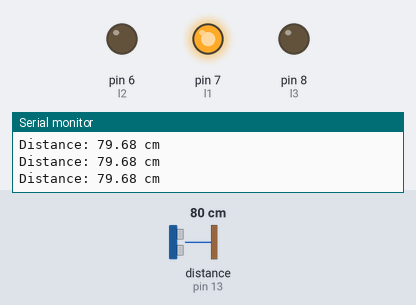
Simulated run of this sketch. Board: Arduino Uno, built with avr-gcc and run on an emulated ATmega328P. Parts: output pins drawn as LEDs (lit = HIGH), the last lines printed to the serial monitor. Wiring (inferred from the names in the program): ultrasonic range finder: trigger pin 12; echo pin 13. The test bench sets the inputs (shaded band); at power-on: distance to the obstacle (sensor on pin 13) 80 cm. The echo pulse lasts 58.3 µs per cm; pins used as bus, display or sensor lines are not drawn.

Above: at 1.3 s.
1.4 s: distance to the obstacle (sensor on pin 13) set to 46 cm
2.9 s: distance to the obstacle (sensor on pin 13) set to 37 cm
At 3.8 s:
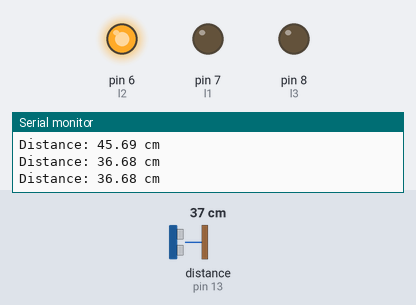
4.5 s: distance to the obstacle (sensor on pin 13) set to 22 cm
6.0 s: distance to the obstacle (sensor on pin 13) set to 18 cm
At 6.7 s:
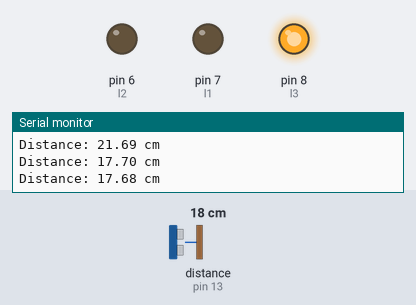
7.5 s: distance to the obstacle (sensor on pin 13) set to 120 cm
At 8.2 s:
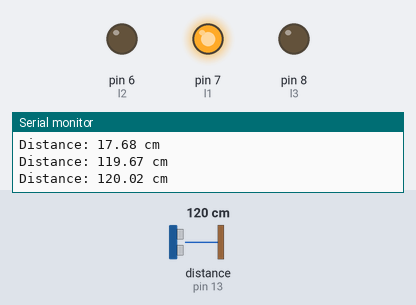
9.0 s: distance to the obstacle (sensor on pin 13) set to 35 cm
At 10.1 s:
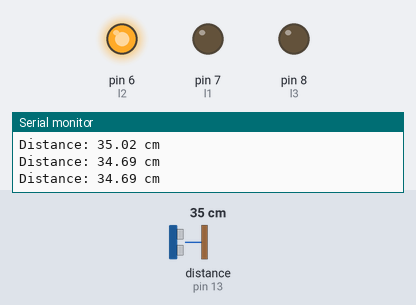
Timing chart, 0 to 11.5 s (numbered marks = the images above; inputs shaded):
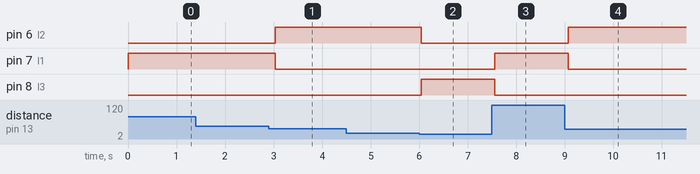

Measured:
- the behaviour switches between 41 and 40 cm on distance to the obstacle (sensor on pin 13) (found by bisection; images 0 and 1)
- the behaviour switches between 21 and 20 cm on distance to the obstacle (sensor on pin 13) (found by bisection; images 1 and 2)
- after the input at 2.9 s, pin 6 (l2): LOW → HIGH after 0.13 s; pin 7 (l1): HIGH → LOW after 0.13 s
- after the input at 6.0 s, pin 6 (l2): HIGH → LOW after 0.05 s; pin 8 (l3): LOW → HIGH after 0.05 s
- after the input at 7.5 s, pin 7 (l1): LOW → HIGH after 0.06 s; pin 8 (l3): HIGH → LOW after 0.06 s
- after the input at 9.0 s, pin 6 (l2): LOW → HIGH after 0.08 s; pin 7 (l1): HIGH → LOW after 0.08 s

The sketch:

UV_Sensor_Based_LED_Blinking.ino
```cpp
const int trig = 12;     // Trig pin connected to digital pin 12
const int echo = 13;     // Echo pin connected to digital pin 13

const int l1 = 7;        // LED 1
const int l2 = 6;        // LED 2
const int l3 = 8;        // LED 3

long duration;
float distance;

void setup() {
  pinMode(trig, OUTPUT);
  pinMode(echo, INPUT);

  pinMode(l1, OUTPUT);
  pinMode(l2, OUTPUT);
  pinMode(l3, OUTPUT);

  Serial.begin(9600);
}

void loop() {
  // Trigger the ultrasonic pulse
  digitalWrite(trig, LOW);
  delayMicroseconds(2);
  digitalWrite(trig, HIGH);
  delayMicroseconds(10);
  digitalWrite(trig, LOW);

  // Read the duration
  duration = pulseIn(echo, HIGH);

  // Convert to distance (cm)
  distance = (duration * 0.0343) / 2;

  // Clear all LEDs first
  digitalWrite(l1, LOW);
  digitalWrite(l2, LOW);
  digitalWrite(l3, LOW);

  // LED logic based on distance
  if (distance >= 40) {
    digitalWrite(l1, HIGH);  // Far
  }
  else if (distance >= 20 && distance < 40) {
    digitalWrite(l2, HIGH);  // Medium
  }
  else {
    digitalWrite(l3, HIGH);  // Close
  }

  // Print distance
  Serial.print("Distance: ");
  Serial.print(distance);
  Serial.println(" cm");

  delay(500); // Small delay
}
```
